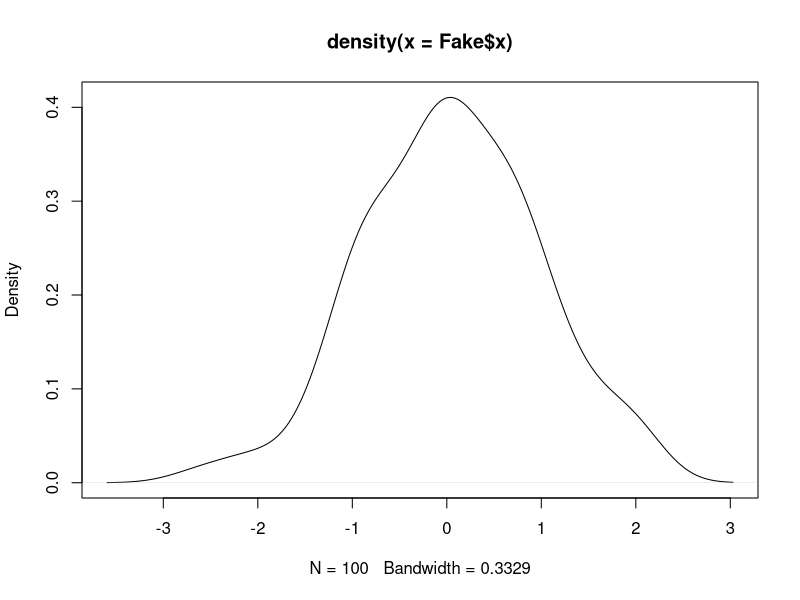
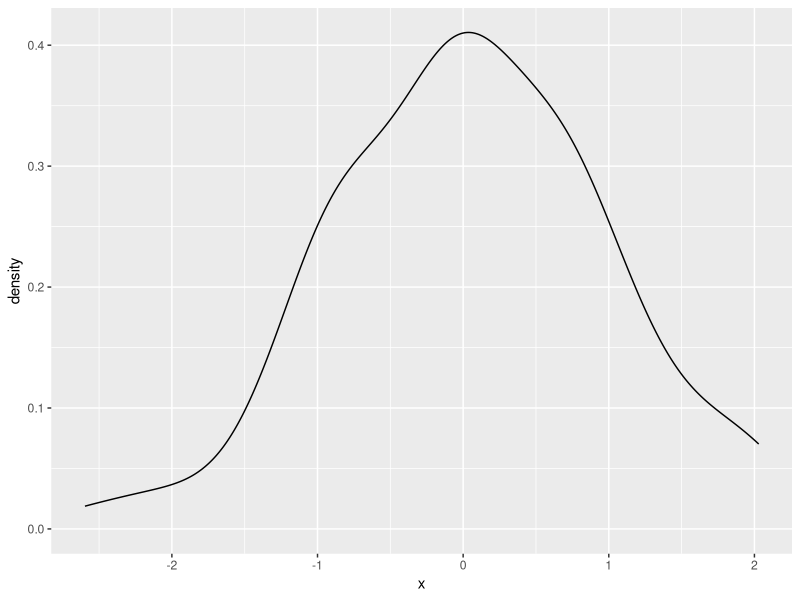
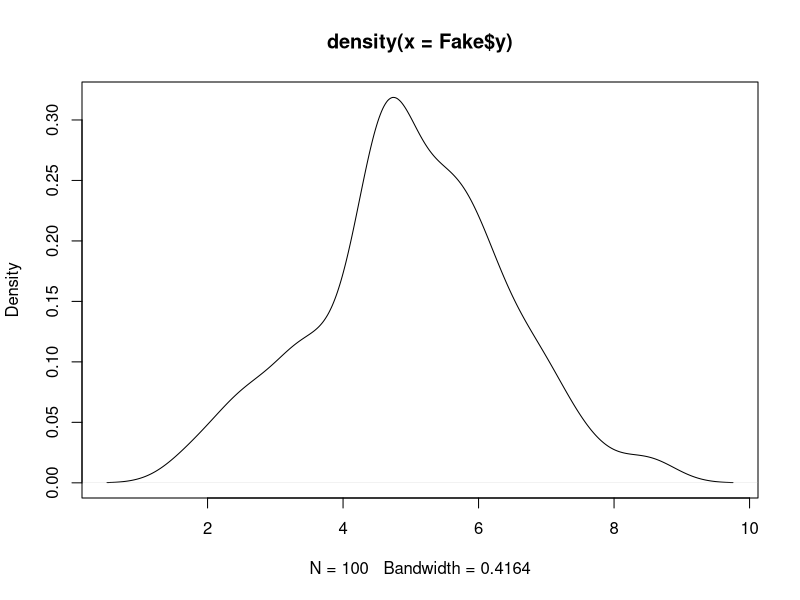
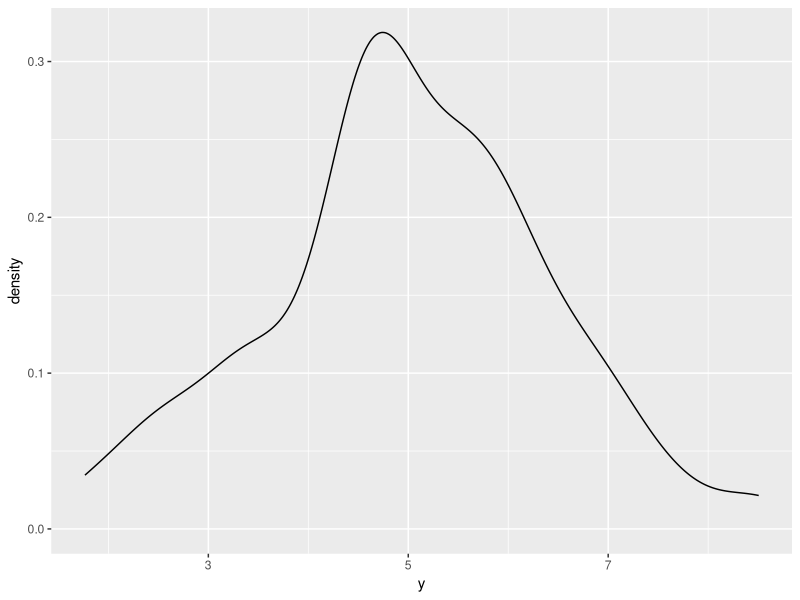
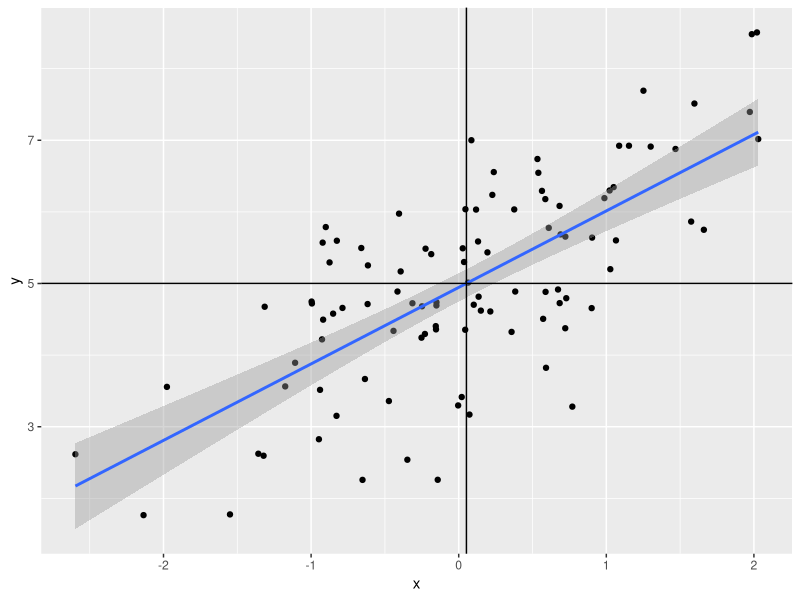

Here is the R script that generated these plots, in order:
#' ---
#' title: "Bivariate OLS"
#' author: Steven V. Miller, [svmiller.com](http://svmiller.com)
#' date: 12 December 2022
#' abstract: "This is a lab script for [EH6105](http://eh6105.svmiller.com), a graduate-level quantitative 
#' methods class that I teach at Stockholm University. It will not be the most sophisticated 
#' R-related write-up of mine---check [my blog](http://svmiller.com/blog) for those---but it should be useful 
#' for discussion around the associated R script for the week's 'lab' session."
#' output:
#'    html_document:
#'      css: lab-script.css
#'      toc: TRUE
#'      toc_float:
#'        collapsed: false
#'        smooth_scroll: false
#'      highlight: zenburn
#' ---


#' # R Packages/Data for This Session
#' 
#' You should've already installed the R packages for this lab session. `{tidyverse}` will be 
#' for all things workflow and that's all we'll be using today.

library(tidyverse)

#' # Creating Fake Data to Learn About OLS
#' 
#' The lecture uses actual (toy) data from the United States' 2016 general election to introduce
#' you to OLS in the bivariate case. Now, I think it might be time for you to get it in the completely
#' "fabricated" sense. In this lab script, you are going to create data that you will use to learn
#' more about what OLS regression is and what the `lm()` output in R is telling you.
#' 
#' Take careful inventory of what's going to happen here. We're going to set a reproducible seed, and
#' then we're going to create two new "random" variables, called `x` and `e` from a normal distribution.
#' 
set.seed(8675309) # Jenny, I got your number...
tibble(x = rnorm(100),
       e = rnorm(100)) -> Fake

Fake

#' `x` is going to be our independent variable, which is exogenously created prior to an observed
#' outcome. `e` is going to be our error term, which includes everything not included in the OLS
#' model. The presence of an error term is an important assumption in OLS, and notice here that the
#' error term is created *independently from the x variable*. Yes, they're in the same data set, and
#' yes they were created by the same command. However, the generation of *x* and *e* are simultaneously
#' created, but completely independent from each other. If they were correlated with each other, that
#' would violate a major assumption about endogeneity in the OLS model (that we'll belabor in another
#' lab script).
#' 
#' You can test that we successfully pulled this off with a correlation test.
#' 
cor.test(Fake$x, Fake$e)

#' Notice that the correlation between *x* and *e* is about .06, but the 95% interval includes 0. The modest
#' correlation we do observation is indeed due to random chance.
#' 
#' Now, watch this. We're going to create a new variable, *y*, that is a linear function of *x* and *e*, plus
#' some baseline value (intercept) when *x* is 0.
#' 
Fake %>%
  mutate(y = 5 + x + e) -> Fake

Fake

#' Here's how I want you to think about what you're going to do here. By simulating data to evaluate a model,
#' you're playing god to see how well the model can capture the "true" parameters you're generating. The "true"
#' value of *y* is 5 when *x* is 0. The "true" effect of *x* on *y* is to increase *y* by 1 for every one-unit
#' increase in *x*. The error term here has equal footing to *x*, but recall that the error term (*e*) includes
#' everything else that influences *y* but is not included in the model. It's ultimately going to introduce
#' noise into how well we can capture the other true parameters.
#' 
#' The data are fake, sure, but the process of simulating so-called "random variables" (drawn from a normal
#' distribution with pre-defined parameters) is useful for illustrating the properties of a statistical model
#' like this. It'll also help to show what these data "look like." Here, for example, is the distribution
#' of *x*. When you have granularity in a variable like this (with so many trailing decimals), it's useful
#' to jettison a bar chart or histogram (which has somewhat arbitrary bin width) in favor of the density
#' plot. The density plot may not have the same easy takeaway as to what's happening on the *y*-axis,
#' but it's arguably more useful for getting the basic shape of a distribution.
#' 
#' There are two ways of doing this. Here's the base R way.
#' 
plot(density(Fake$x))
#'
#' Here, we see the data look nice and "normal" with a clear central tendency and a shape approximating
#' a true bell curve.
#' 
#' Here's the prettier ggplot way. ggplot stuff (by way of `{ggplot2}`) comes default in `{tidyverse}`.
#' Once you load `{tidyverse}`, you load all the `{ggplot2}` functionality you could want.
#' 
Fake %>%
  ggplot(.,aes(x)) +
  geom_density() 
#'
#' ggplot's defaults want to draw attention to the fact that there's more a left skew than a right skew.
#' In other words, the maximum of *x* is ~2.02 whereas the minimum is about -2.59, but the shape of the
#' data still look normal. Any irregularities in shape could be attributed to the fact we only drew 100
#' observations, which is fairly small set of observations (all things considered).
#' 
#' We can do the same thing for the outcome variable *y*.
#' 
plot(density(Fake$y))
#'
#' Also, in ggplot.
#' 
Fake %>%
  ggplot(.,aes(y)) +
  geom_density()
#' 
#' It's worth reiterating the *y* is "endogenously" created, and the only endogenous part of our data set.
#' It is an outcome of two exogenous variables (*x*, which we can measure, and *e*, which serves as a plug-in
#' for background noise in the underlying population).
#' 
#' Can OLS capture these known attributes about the data? We'll use the `lm()` function in R to find out.
#' `lm()` is the base R function for estimating OLS models. It's syntax is simple, especially in a simple
#' case like this. The two basic things you'll want to feed it are the formula, separated by a comma, then
#' the name of the data set for which you want to regress your dependent variable on your independent
#' variable(s). Here, we're doing a super simple regression of *y* on *x*. Then, we'll get a summary
#' of the model with `summary()`.
#' 
M1 <- lm(y ~ x, data=Fake)
summary(M1)

#' Our question was whether OLS can capture the known population parameters that we created. The answer is yes. 
#' Yes, it can. In a simple bivariate case, you can see what this would look like visually with a scatterplot.
#' I want you to see what this is doing. First, we're going to use our data and, with the pipe operator (`%>%`),
#' we're going to pass the data to a `ggplot()` function with a simple aesthetic (`aes()`) argument creating
#' an x-axis for `x` and `y` axis for `y`. Then, using `+` (which is the `{ggplot2}` continuation operator),
#' we're going to create a scatterplot with `geom_point()`. Then, using another continuation operator (`+`),
#' we're going to use `geom_smooth()` to create a line of best fit for the data. Importantly, you have to 
#' specify you want a linear smoother to communicate what a simple bivariate OLS case is doing. Finally,
#' we're going to create two lines over the plot. The first uses `geom_vline(xintercept = mean(Fake$x))` to
#' add a vertical line through the mean of `x`. The second uses `geom_vline(yintercept = mean(Fake$y))` to
#' create a horizontal line through the mean of `y`. Notice that the line of best fit runs through
#' the intersection of both them.

Fake %>%
  ggplot(.,aes(x, y)) +
  geom_point() +
  geom_smooth(method = "lm") +
  geom_vline(xintercept = mean(Fake$x)) +
  geom_hline(yintercept = mean(Fake$y))

#' # How to Evaluate Your OLS Model Output
#' 
#' This graph is great for visualizing a super simple bivariate case, but things are never so simple. So, let's 
#' walk through a little bit of the important output from the model on its own terms. Let's start with the "coefficients",
#' since they are the main reason you're doing this. We mainly wanted to know if we could capture the "true" effect
#' of *x* on *y*. The "true" effect is 1. The OLS model says it's about 1.06. That's technically wrong, sure, but
#' the coefficient is what it is because it's also capturing the correlation between *x* and the error term *e*, which
#' we *don't* get to include in the model. So, OLS says it's 1.06, which comes with a standard error of about .10. A
#' standard error below the estimate is about .961. A standard error above the estimate is about 1.175.
#' 
#' Put another way, given estimation and fundamental uncertainty about the model, our estimated effect of *x* on *y*
#' is within a standard error of what we know it actually is. We captured the true population parameter of interest
#' to us.
#' 
#' The other thing you want to know from your regression model is whether the effect of your independent variable
#' of interest on the dependent variable is "statistically significant." This term is very misleading, to be
#' frank. About 10 years ago, it appeared on this list of [scientific ideas that 
#' scientists wish you'd stop misusing](https://gizmodo.com/10-scientific-ideas-that-scientists-wish-you-would-stop-1591309822).
#' Briefly:
#' 
#' > "Statistically significant" is one of those phrases scientists would love to have a
#'  chance to take back and rename. "Significant" suggests importance; but the test of 
#'  statistical significance, developed by the British statistician R.A. Fisher, doesn't 
#'  measure the importance or size of an effect; only whether we are able to distinguish it,
#'   using our keenest statistical tools, from zero. "Statistically noticeable" or 
#'   "Statistically discernible" would be much better.
#'   
#' Notice what this means for what you're doing. You're not testing, necessarily, whether you've identified the
#' "true" effect when you evaluate statistical significance. You're testing whether you could rule out something
#' else: 0. That's at least what gets returned to you here, and the *t*-statistic that gets reported is
#' conveniently just the coefficient over the standard error. When the absolute value of that *t*-statistic
#' is large, and its associated *p*-value falls below some threshold of interest to you, you can reject
#' the null hypothesis and assert that what you observed is highly improbable if the true effect is 0.
#' That's indeed the case here. The true effect is 1. We observed 1.06. The *t*-statistic associated with
#' that coefficient and standard error is about 9.9. That's comically large, given the distribution of Student's *t*
#' for 98 degrees of freedom. The probability of observing what we got is basically 0 if the true effect were 0 (and
#' it's not, because it's 1). So, you can reject the null hypothesis and assert that what you got is closer to what
#' it truly is, assuming repeated sampling and fixed population parameters. The first part of that may not apply here,
#' but the second one does. We created the data.
#' 
#' ## What About the Intercept?
#' 
#' You don't evaluate "statistical significance" in the same way for the *y*-intercept. There is no "null hypothesis"
#' to note in the context of the intercept. It's just an estimate of *y* when *x* is 0. Here, we are adequately
#' capturing it's true value (i.e. it's actually 5, but we got 4.94). Dividing that estimated intercept over its
#' standard error returns a ridiculously large *t*-statistic that means you can comfortably rule out 0. Then again,
#' you weren't testing that it's 0. It's just some constant baseline for *y*.
#' 
#' Here's another way of illustrating this. Let's create another variable, *y2*. It has this formula.
#' 
# I could alternatively write this as just y2 = x + e.
Fake %>%
  mutate(y2 = 0 + x  + e) -> Fake

Fake

#' Let's run another regression.
#' 
M2 <- lm(y2 ~ x, Fake)
summary(M2)

#' Notice *x* is unaffected, but now the *y*-intercept is "statistically insignificant?" Except that it's not,
#' because that's not how you should evaluate the *y*-intercept. The statistics you get back just tell you the 
#' estimated value of *y* when *x* is 0 could be 0 (because that's what it is).
#' 
#' This is often why you'll read regression tables that just outright omit the *y*-intercept and take no effort
#' to model them. I'll only retort that you may encounter or want to learn more complicated models, so called 
#' "mixed (effects) models", that include random intercepts for different grouping clusters in a data set. For
#' those models to converge, they'll often need a so-called "global" intercept in order to know against what 
#' baseline a group may vary. This is why I encourage students to get comfortable with scaling inputs into
#' the model in order to create more meaningful *y*-intercepts that, with real world data, might tell the
#' reader (and yourself) something about the typical value of *y*.
#' 
#' Indeed, that's what the intercept is communicating here, plus-or-minus error.
#' 
Fake %>%
  summarize(mean_y = mean(y),
            mean_y2 = mean(y2)) %>% data.frame

#' # Other Things You Should Know About Your OLS Model
#' 
#' I'll go into the other things you should know about the OLS model, based loosely on the order of importance
#' of them.
#' 
#' ## Fitted Values and Residuals
#' 
#' The OLS model draws a line of best fit through the data and that line of best fit is the one that minimizes
#' the sum of squared prediction errors. This means there are estimates for a particular data point, given this line
#' of "best fit", and invariably an "error" (which is the distance between the estimated value of *y*, and what the "true"
#' value of *y* is).
#' 
#' In R speak, these are the fitted values and the residuals. The fitted values are the estimated values of *y* for each
#' data point (given the regressors). You may also call these the *y*-hats. The residuals are the distances between what
#' was fitted and what the observation really is. These are the estimates of *e* from the data-generating process.
#' 
#' You can extract them both pretty easily in R. Observe, for `M1`.

Fake %>%
  mutate(fitted = fitted(M1),
         resid = resid(M1)) -> Fake

Fake

#' Here's a way to wrap your head around what this is telling you. For that first row, the value of *x*
#' is about -.997. The value of *y* is 4.75. Given the line that minimizes the sum of squared prediction
#' errors, the coefficient for a one-unit change of *x* on *y* is about 1.06. The *y*-intercept we
#' estimate to be about 4.94. `4.94 + 1.06*(-.997) = about 3.88`. That's the fitted value of *y*. In actuality,
#' it's about 4.75. 4.75 - 3.88 (alternatively: `y - y-hat` for that observation) is about .867. That's the
#' error, or the residual you see there. Do note there's rounding error here for presentation, but hopefully
#' the principle is clear.
#' 
#' Of note, I don't really know why R's default `summary()` option includes that kind of summary of the residuals
#' *first*, but that's the top thing you see. Observe:
#' 
tibble(x = resid(M1)) %>%
  summarize(min = min(x),
            q1 = quantile(x, .25),
            median = median(x),
            q3 = quantile(x, .75),
            max = max(x)) %>% data.frame

summary(M1)
#' 
#' Keep your fitted values and residuals handy, as they'll be very useful (really: necessary) information for
#' model diagnostics. Another good way of extracting them with the `augment()` function in the `{broom}`
#' package that is installed when you install `{tidyverse}`.
#' 
broom::augment(M1)

#' You obviously get other output with this function, which will come in handy when we delve into model
#' diagnostics in earnest.
#' 
#' ## R-Squared
#' 
#' OLS textbooks sometimes encourage new students to read too much into R-squared. Minimally, it tells you
#' how well the model fits the data. It's bound between 0 and 1, and higher values = better fit. However,
#' ask yourself what primarily is the purpose of the regression model. Is it to identify a causal effect?
#' If so, those minimal OLS models regressing some outcome *y* on a treatment will typically have very
#' low R-squareds even if the causal effect is identified. Is the goal to fit the data? Then higher 
#' R-squared is obviously very nice but saturating the model with regressors for the sake of juicing
#' an R-squared may come with biasing coefficients (making it more difficult to identify signals from
#' the din).
#' 
#' I do want to draw your attention to a few things. For one, in the simple bivariate case, R-squared is
#' quite literally Pearson's R, squared. Observe.
#' 
Fake %>% summarize(cor = cor(x, y), 
                   cor2 = cor^2) -> correlations

correlations
correlations %>% pull(2)
summary(M1)$r.squared


#' Second, you'll see something called an adjusted R-squared. Simply, think of this as a kind of penalty that
#' downweights the normal ("multiple") R-squared for the presence of additional parameters. It's why it'll
#' always want to be smaller than the other R-squared metric you see. Here's the hard way of calculating
#' what comes default in R.
#' 
(1 - ((1-summary(M1)$r.squared)*(nobs(M1)-1)/(nobs(M1)-length(M1$coefficients))))

#' In plain English: adjusted R-squared  = 1 - (1 - R^2)*(n - 1)/n - k. In this case, the difference is small,
#' but the adjusted R-squared is telling you have more than one parameter here (i.e. the intercept).
#' 
#' Long story short: a high R-squared is nice, but it's not necessary for identifying a causal effect of *x* on *y*.
#' There's no agreement on what a "good R-squared" looks like. 
#' 
#' ##  Residual Standard Error
#' 
#' The residual standard error is the standard error of the residuals. It's not too hard to calculate in a simple
#' case like this. Take the sum of squared residuals and square those. Divide it over the degrees of freedom in the
#' model. There's your residual standard error. You'll see the sum of squared residuals often
#' referred to as the deviance of the model.
#' 

sqrt(deviance(M1)/df.residual(M1)) 
sqrt(sum(resid(M1)^2)/98) 

#' There's more you can do with that deviance. For example, does this look familiar?
1 - (sum(resid(M1)^2)/(sum((Fake$y - mean(Fake$y))^2)))

#' It's R-squared, right? You can also calculate R-squared as the deviance over the total sum of squares. You
#' might see that formula as `1 - RSS/TSS` where the deviance is also known as the residual sum of squares. You
#' can also calculate R^2, more generally, as the sum of fitted squares (so-called "Explained Squares") over the
#' total sum of squares.
#' 

(sum((M1$fitted.values - mean(Fake$y))^2))/(sum((Fake$y - mean(Fake$y))^2))


#' ## F-statistic
#' 
#' Simply, you'll never use this. The F-statistic tests against a null hypothesis that the model you estimate
#' performs just as well as the model that guesses just the mean of *y*. The moment you know anything about
#' your data-generating process is the moment you can start to safely ignore this statistic. In our case,
#' the F-statistic of 98.69 against 98 degrees of freedom comes with a *p*-value that is basically 0. This model
#' is better than an intercept-only model.
#' 
#' Want to fail this statistic? Do this.
 
Fake %>%
  mutate(noise = rnorm(100)) -> Fake

M3 <- lm(y ~ noise, data=Fake)
summary(M3)

#' See that *p*-value with that *F* statistic? I can't say that this model performs any better than an intercept only model.
#' Well, duh.
#'
#' # Conclusion
#'
#' For now, take stock of the following things:
#' 
#' - *formula*: `lm()` is the function you want. You regress whatever your DV is on (`~`) whatever your independent variable
#' (or variables) is called. If you have multiple IVs, it'll be something like `y ~ x1 + x2`. Tell the formula your data come
#' from whatever your data object is called.
#' - *coefficient*: the coefficient is the rise over run from the slope intercept equation, in as many words. A one-unit change in *x* coincides
#' with an estimated change of [INSERT COEFFICIENT VALUE HERE] in *y*.
#' - *statistical significance*: you're assessing the probability of what you observe (with the standard error) if the true effect
#' is zero. Assess statistical significance by whatever evidentiary threshold you choose, but the convention is .05. Don't bother interpreting
#' "significance" for the intercept.
#' - *other model parameters*: R-square is nice when it's high but it's not necessary for identifying causal effects. Grabbing the fitted
#' values and residuals from the model will be useful for important diagnostics. 

